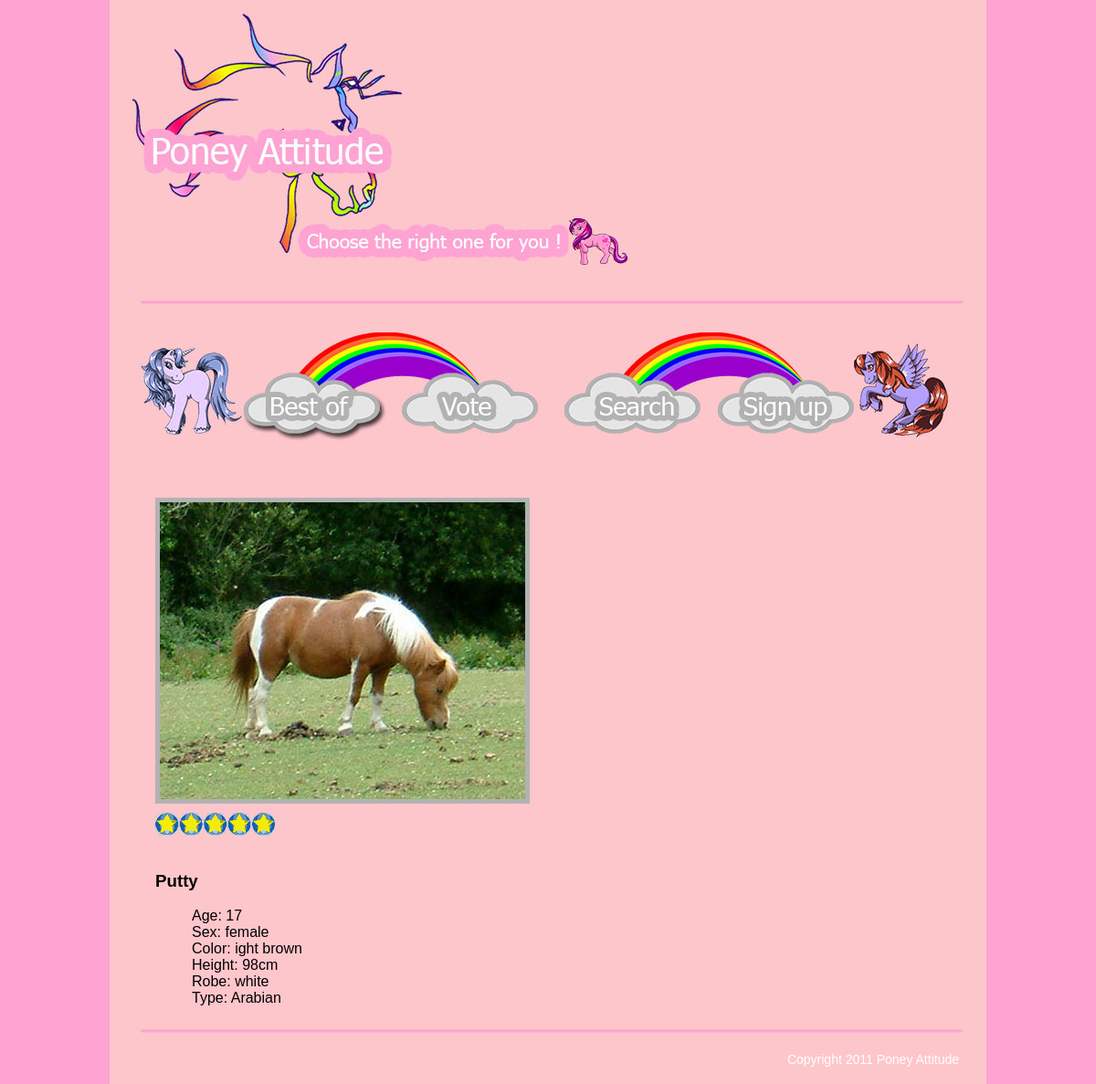
The app's page /poneys.php?id=2 with its own data.
### tables this page shows
CREATE TABLE IF NOT EXISTS `poney` (
  `id` int(11) NOT NULL AUTO_INCREMENT,
  `nom` varchar(100) NOT NULL,
  `age` varchar(100) NOT NULL,
  `sex` varchar(100) NOT NULL,
  `color` varchar(100) NOT NULL,
  `height` varchar(100) NOT NULL,
  `robe` varchar(100) NOT NULL,
  `type` varchar(100) NOT NULL,
  `image` varchar(100) NOT NULL,
  `rate` int(1) NOT NULL,
  PRIMARY KEY (`id`)
);

### poneys.php (the view, shortened to what this page needs)
<?php
$sql = 'SELECT * FROM poney WHERE id='.$_GET['id'];
$result = mysql_query($sql);
while($row = mysql_fetch_array($result, MYSQL_ASSOC)){
 include "templates/html-opening.php";
				$rate = $row["rate"];
				echo '<img src="images/'.$row["image"].'" alt="poney" class="imgprofile" /><br />';
				if($rate == 1){
				echo '<img src="images/1star.gif" alt="stars" class="starsprofile" />';
				}
				elseif($rate == 2) {
				echo '<img src="images/2stars.gif" alt="stars" class="starsprofile" />';
				}
				elseif($rate == 3) {
				echo '<img src="images/3stars.gif" alt="stars" class="starsprofile" />';
				}
				elseif($rate == 4) {
				echo '<img src="images/4stars.gif" alt="stars" class="starsprofile" />';
				}
				elseif($rate == 5) {
				echo '<img src="images/5stars.gif" alt="stars" class="starsprofile" />';
				}
				echo '<div id="details">';
				echo '<h3>'.$row["nom"].'</h3>';
				echo '<ul>';
				echo '<li>Age: '.$row["age"].'</li>';
				echo '<li>Sex: '.$row["sex"].'</li>';
				echo '<li>Color: '.$row["color"].'</li>';
				echo '<li>Height: '.$row["height"].'</li>';
				echo '<li>Robe: '.$row["robe"].'</li>';
				echo '<li>Type: '.$row["type"].'</li>';
				echo '</ul>';
				}
			?>
				</div>
<?php include "templates/html-closing.php"; ?>

### templates/html-opening.php (shortened to what this page needs)
<!DOCTYPE html PUBLIC "-//W3C//DTD XHTML 1.0 Transitional//EN""http://www.w3.org/TR/xhtml1/DTD/xhtml1-transitional.dtd">
<html xmlns="http://www.w3.org/1999/xhtml" xml:lang="fr">
	<head>
		<link rel="stylesheet" type="text/css" href="templates/style.css" media="screen" />
	</head>
<body>
	<div id="page">
		<div id="header">
		</div>
		<div id="bar">
		</div>
		<div id="menu">
		</div>
		<div id="main">

### templates/style.css (style rules this page uses)
.imgprofile { border: 5px solid #b2b2b2; margin-bottom:10px; margin-left:50px; margin-top:50px; }
.starsprofile { margin-left:50px; }
#page { width:960px; height:auto; margin:auto; background-color:#fdc6cb; }
#header { width:960px; height:300px; background:url("../images/logo.jpg") no-repeat; padding-bottom:20px; }
#bar { width:960px; height:20px; background:url("../images/bar.jpg") no-repeat; float:left; }
#menu { width:960px; height:155px; margin-top:20px; background:url("../images/menu.jpg") no-repeat; }
#main { float:left; width:960px; background-color:#fdc6cb; }
#details { padding-top:20px; width:200px; margin-left:50px; }
li { list-style:none; }

### records on screen
poney: image (picture), rate 5 (drawn), nom "Putty", age "17", sex "female", color "ight brown", height "98cm", robe "white", type "Arabian"
